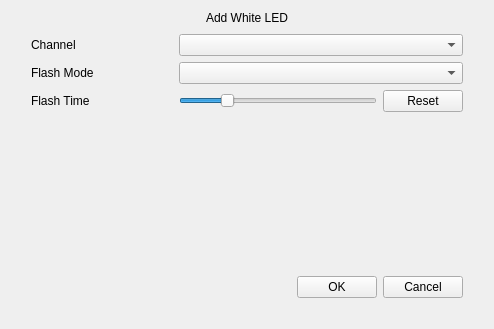
<?xml version="1.0" encoding="UTF-8"?>
<ui version="4.0">
 <class>AddWhiteLed</class>
 <widget class="QWidget" name="AddWhiteLed">
  <property name="geometry">
   <rect>
    <x>0</x>
    <y>0</y>
    <width>494</width>
    <height>329</height>
   </rect>
  </property>
  <property name="windowTitle">
   <string>Dialog</string>
  </property>
  <layout class="QVBoxLayout" name="verticalLayout">
   <property name="spacing">
    <number>0</number>
   </property>
   <item>
    <widget class="QLabel" name="label_title">
     <property name="text">
      <string>Add White LED</string>
     </property>
     <property name="alignment">
      <set>Qt::AlignCenter</set>
     </property>
    </widget>
   </item>
   <item>
    <widget class="QWidget" name="widget_background" native="true">
     <property name="focusPolicy">
      <enum>Qt::StrongFocus</enum>
     </property>
     <layout class="QVBoxLayout" name="verticalLayout_2">
      <property name="leftMargin">
       <number>20</number>
      </property>
      <property name="rightMargin">
       <number>20</number>
      </property>
      <property name="bottomMargin">
       <number>20</number>
      </property>
      <item>
       <layout class="QGridLayout" name="gridLayout">
        <item row="2" column="1">
         <widget class="ComboBox" name="comboBox_mode"/>
        </item>
        <item row="1" column="0">
         <widget class="QLabel" name="label_channel">
          <property name="sizePolicy">
           <sizepolicy hsizetype="Preferred" vsizetype="Preferred">
            <horstretch>1</horstretch>
            <verstretch>0</verstretch>
           </sizepolicy>
          </property>
          <property name="text">
           <string>Channel</string>
          </property>
         </widget>
        </item>
        <item row="2" column="0">
         <widget class="QLabel" name="label_mode">
          <property name="text">
           <string>Flash Mode</string>
          </property>
         </widget>
        </item>
        <item row="3" column="0">
         <widget class="QLabel" name="label_time">
          <property name="text">
           <string>Flash Time</string>
          </property>
         </widget>
        </item>
        <item row="1" column="1">
         <widget class="ComboBox" name="comboBox_channel">
          <property name="sizePolicy">
           <sizepolicy hsizetype="Preferred" vsizetype="Fixed">
            <horstretch>2</horstretch>
            <verstretch>0</verstretch>
           </sizepolicy>
          </property>
         </widget>
        </item>
        <item row="3" column="1">
         <widget class="QWidget" name="" native="true">
          <layout class="QHBoxLayout" name="horizontalLayout_2">
           <property name="leftMargin">
            <number>0</number>
           </property>
           <property name="topMargin">
            <number>0</number>
           </property>
           <property name="rightMargin">
            <number>0</number>
           </property>
           <property name="bottomMargin">
            <number>0</number>
           </property>
           <item>
            <widget class="BaseSlider" name="horizontalSlider_time">
             <property name="sizePolicy">
              <sizepolicy hsizetype="Expanding" vsizetype="Ignored">
               <horstretch>0</horstretch>
               <verstretch>0</verstretch>
              </sizepolicy>
             </property>
             <property name="minimum">
              <number>1</number>
             </property>
             <property name="maximum">
              <number>10</number>
             </property>
             <property name="value">
              <number>3</number>
             </property>
             <property name="orientation">
              <enum>Qt::Horizontal</enum>
             </property>
            </widget>
           </item>
           <item>
            <widget class="QPushButton" name="pushButton_reset">
             <property name="styleSheet">
              <string notr="true">min-width: 40px;</string>
             </property>
             <property name="text">
              <string>Reset</string>
             </property>
            </widget>
           </item>
          </layout>
         </widget>
        </item>
       </layout>
      </item>
      <item>
       <spacer name="verticalSpacer">
        <property name="orientation">
         <enum>Qt::Vertical</enum>
        </property>
        <property name="sizeHint" stdset="0">
         <size>
          <width>20</width>
          <height>109</height>
         </size>
        </property>
       </spacer>
      </item>
      <item>
       <layout class="QHBoxLayout" name="horizontalLayout">
        <item>
         <spacer name="horizontalSpacer">
          <property name="orientation">
           <enum>Qt::Horizontal</enum>
          </property>
          <property name="sizeHint" stdset="0">
           <size>
            <width>40</width>
            <height>20</height>
           </size>
          </property>
         </spacer>
        </item>
        <item>
         <widget class="QPushButton" name="pushButton_ok">
          <property name="text">
           <string>OK</string>
          </property>
         </widget>
        </item>
        <item>
         <widget class="QPushButton" name="pushButton_cancel">
          <property name="text">
           <string>Cancel</string>
          </property>
         </widget>
        </item>
       </layout>
      </item>
     </layout>
    </widget>
   </item>
  </layout>
 </widget>
 <customwidgets>
  <customwidget>
   <class>ComboBox</class>
   <extends>QComboBox</extends>
   <header>combobox.h</header>
  </customwidget>
  <customwidget>
   <class>BaseSlider</class>
   <extends>QSlider</extends>
   <header>baseslider.h</header>
   <container>1</container>
  </customwidget>
 </customwidgets>
 <resources/>
 <connections/>
</ui>
